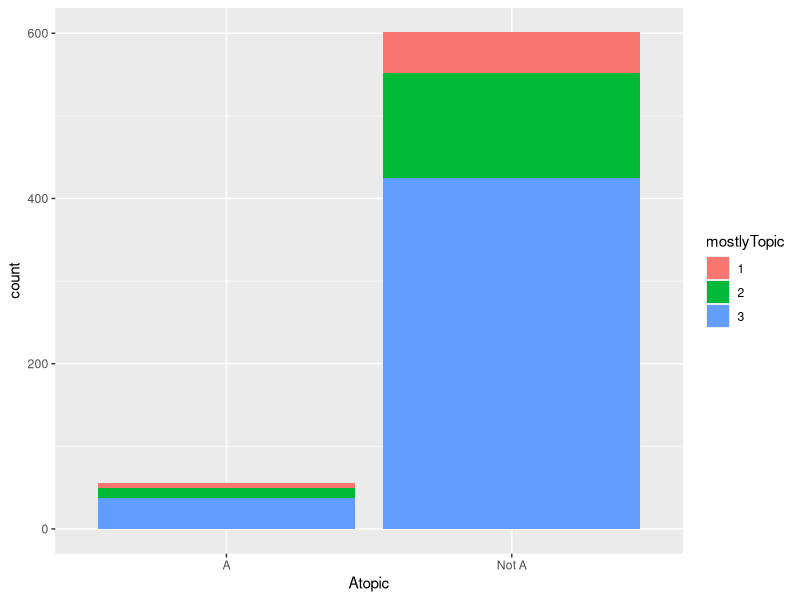
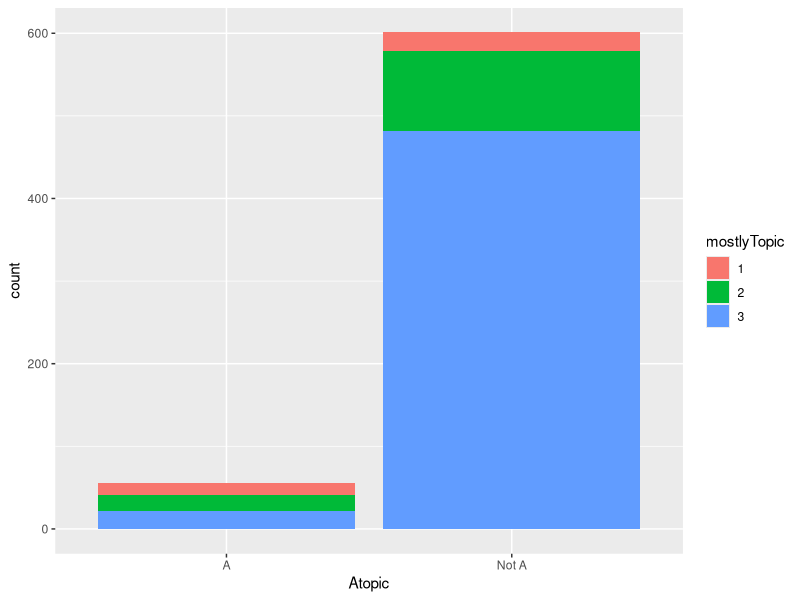

The R source for these figures, in order:
## ---- chunk 1
library(tidyverse)
topicCounts1 <- read_csv("Exper7v1/bitermTopicCount.csv")
txtBiterm1 <- read_csv("Exper7v1/txtBiterm_df.csv")

getTxtsAndTopics <- function(topicCounts, txtBiterm){
  txtsAndTopics <- left_join(txtBiterm, topicCounts, by = 'b') %>%
  mutate(mostlyTopic = if_else(topic1 > topic2 & topic1 > topic3, 1, -100),
         mostlyTopic = if_else(topic2 > topic1 & topic2 > topic3, 2, mostlyTopic),
         mostlyTopic = if_else(topic3 > topic1 & topic3 > topic2, 3, mostlyTopic),
         mostlyTopic = if_else(topic1 == topic2 & topic1 > topic3, sample(c(1, 2), size = 1), mostlyTopic),
         mostlyTopic = if_else(topic1 == topic3 & topic1 > topic2, sample(c(1, 3), size = 1), mostlyTopic),
         mostlyTopic = if_else(topic2 == topic3 & mostlyTopic == -100, sample(c(2, 3), size = 1), mostlyTopic)) %>%
  group_by(txtMsgNum) %>%
  add_count(name = "n_bitermsInTxt") %>%
  group_by(txtMsgNum, txtID, n_bitermsInTxt) %>%
  count(mostlyTopic) %>%
  pivot_wider(id_cols = c("txtMsgNum", "txtID", "n_bitermsInTxt"), names_from = mostlyTopic, values_from = n, names_prefix = "topic") %>%
  replace_na(list(topic1 = 0, topic2 = 0, topic3 = 0)) %>%
  mutate(topic1 = topic1/n_bitermsInTxt,
         topic2 = topic2/n_bitermsInTxt,
         topic3 = topic3/n_bitermsInTxt) %>%
  mutate(mostlyTopic = if_else(topic1 > topic2 & topic1 > topic3, 1, -100),
         mostlyTopic = if_else(topic2 > topic1 & topic2 > topic3, 2, mostlyTopic),
         mostlyTopic = if_else(topic3 > topic1 & topic3 > topic2, 3, mostlyTopic),
         mostlyTopic = if_else(topic1 == topic2 & topic1 > topic3, sample(c(1, 2), size = 1), mostlyTopic),
         mostlyTopic = if_else(topic1 == topic3 & topic1 > topic2, sample(c(1, 3), size = 1), mostlyTopic),
         mostlyTopic = if_else(topic2 == topic3 & mostlyTopic == -100, sample(c(2, 3), size = 1), mostlyTopic)) 
  
  return(txtsAndTopics)
}

txtsAndTopics1 <-getTxtsAndTopics(topicCounts1, txtBiterm1)
txtsAndTopics1 %>%
  ungroup() %>%
  mutate(Atopic = if_else(str_starts(txtID, "A"), "A", "Not A")) %>%
  mutate(mostlyTopic = as.character(mostlyTopic)) %>%
  ggplot(aes(x = Atopic, fill = mostlyTopic)) +
  geom_bar(aes(fill = mostlyTopic))
## ---- chunk 2
topicCounts2 <- read_csv("Exper7v2/bitermTopicCount.csv")
txtBiterm2 <- read_csv("Exper7v2/txtBiterm_df.csv")

txtsAndTopics2 <-getTxtsAndTopics(topicCounts2, txtBiterm2)
txtsAndTopics2 %>%
  ungroup() %>%
  mutate(Atopic = if_else(str_starts(txtID, "A"), "A", "Not A")) %>%
  mutate(mostlyTopic = as.character(mostlyTopic)) %>%
  ggplot(aes(x = Atopic, fill = mostlyTopic)) +
  geom_bar(aes(fill = mostlyTopic))
